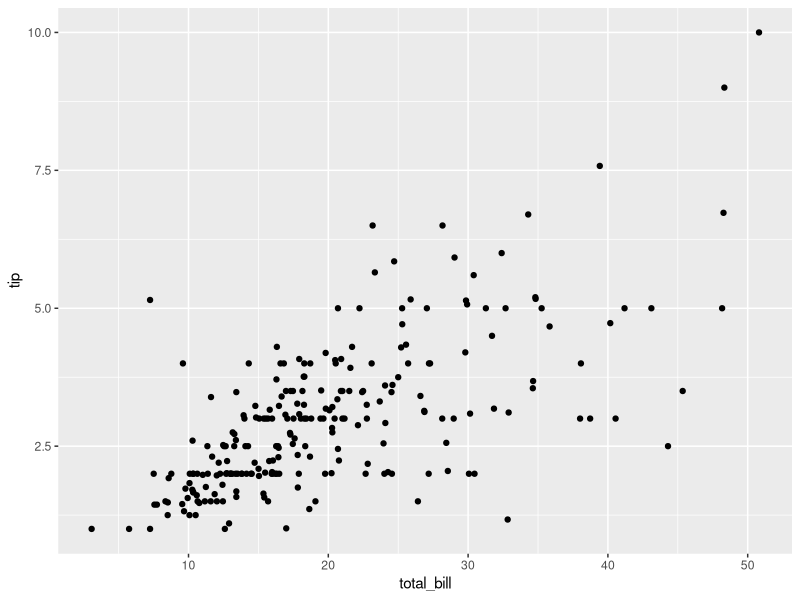
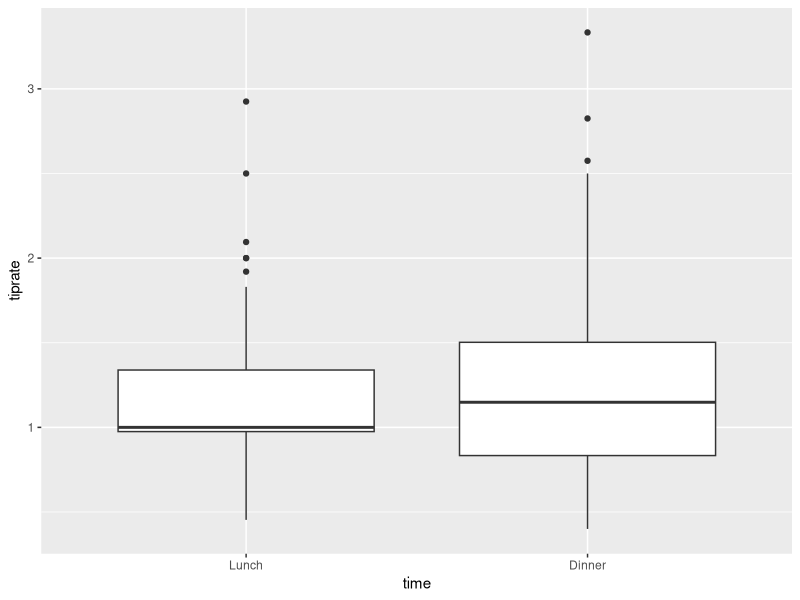
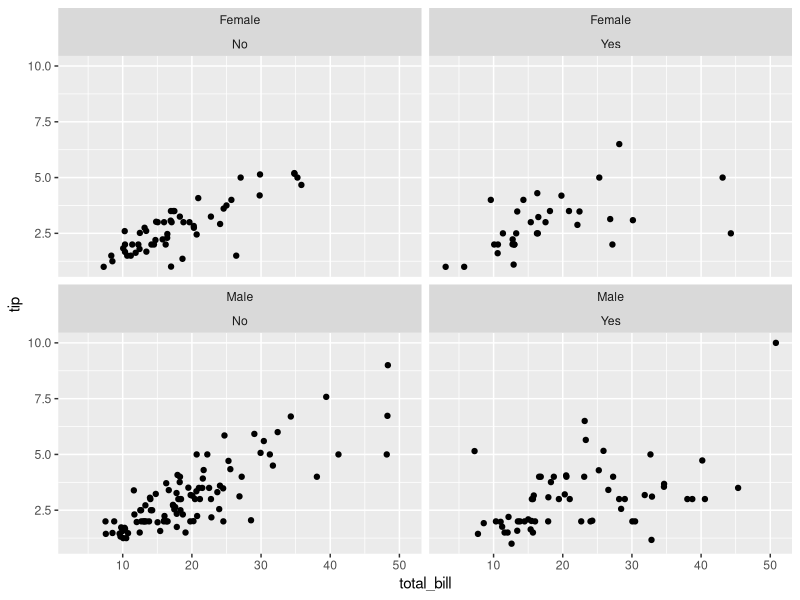
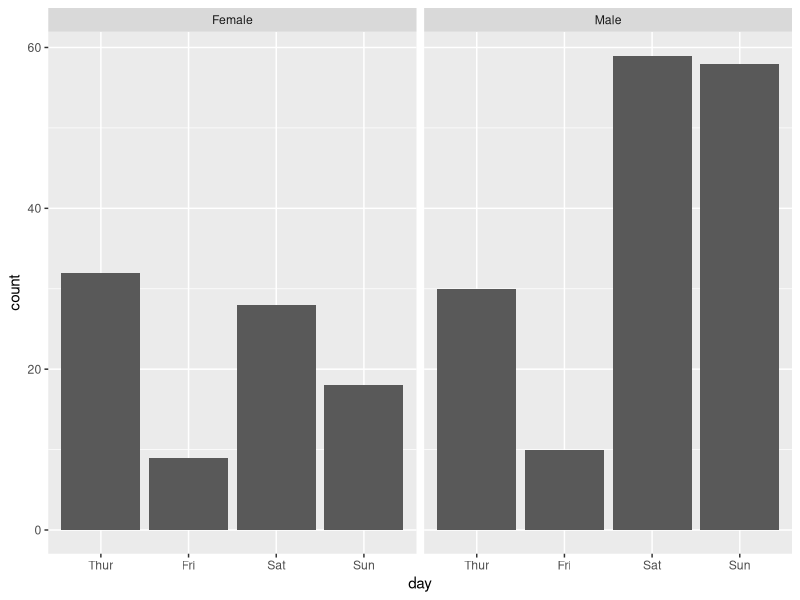

Write the R code that produced these figures, in order.
## ---- chunk 1
library("ggplot2")
data(tips, package = "reshape2")
head(tips)
print("hello")
## ---- chunk 2
numParty <- nrow(tips)
cat("Number of Parties:", numParty)
## ---- chunk 3
str(tips)
## ---- chunk 4
tips$day <- factor(tips$day, levels = c("Thur", "Fri", "Sat", "Sun"))
day <- tips$day
str(day)
## ---- chunk 5
female5 <- tips[tips$sex == "Female" & tips$size >= 5,]
female5
## ---- chunk 6
ggplot(data = tips, aes(x = total_bill, y = tip)) + geom_point()
## ---- chunk 7
tips$tiprate <- tips$tip / tips$size
str(tips)
signif(mean(tips$tiprate), digits = 3)
## ---- chunk 8
tips$time <- factor(tips$time, levels = c("Lunch", "Dinner"))
ggplot(tips, aes(x = time, y = tiprate)) + geom_boxplot()
## ---- chunk 9
ggplot(data = tips, aes(x = total_bill, y = tip)) + facet_wrap(tips$sex~tips$smoker) + geom_point()
## ---- chunk 10
ggplot(tips, aes(x = day)) + facet_wrap(tips$sex) + geom_bar()
